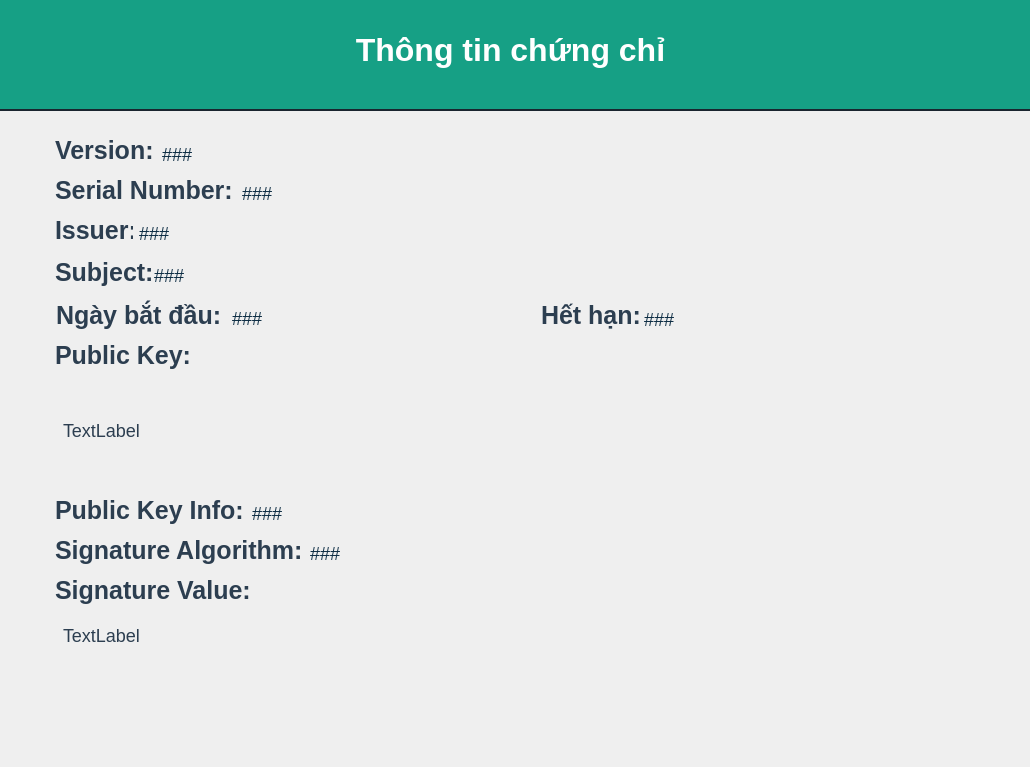
<?xml version="1.0" encoding="UTF-8"?>
<ui version="4.0">
 <class>certificate_detail_widget</class>
 <widget class="QWidget" name="certificate_detail_widget">
  <property name="geometry">
   <rect>
    <x>0</x>
    <y>0</y>
    <width>1030</width>
    <height>767</height>
   </rect>
  </property>
  <property name="windowTitle">
   <string>Form</string>
  </property>
  <widget class="QLabel" name="label_16">
   <property name="geometry">
    <rect>
     <x>40</x>
     <y>170</y>
     <width>201</width>
     <height>41</height>
    </rect>
   </property>
   <property name="font">
    <font>
     <pointsize>-1</pointsize>
     <bold>true</bold>
    </font>
   </property>
   <property name="mouseTracking">
    <bool>false</bool>
   </property>
   <property name="styleSheet">
    <string notr="true">font-weight: bold;
    color: #2C3E50;
    font-size: 25px;
    padding: 4px 8px;
</string>
   </property>
   <property name="text">
    <string>Serial Number:</string>
   </property>
  </widget>
  <widget class="QLabel" name="label_8">
   <property name="geometry">
    <rect>
     <x>-60</x>
     <y>-10</y>
     <width>1141</width>
     <height>121</height>
    </rect>
   </property>
   <property name="styleSheet">
    <string notr="true"> font-size: 32px;
    font-weight: bold;
    color: white;
background-color: #16A085;
    padding: 12px 20px;
    border-bottom: 2px solid #1A252F;
    border-top-left-radius: 8px;
    border-top-right-radius: 8px;</string>
   </property>
   <property name="text">
    <string>Thông tin chứng chỉ</string>
   </property>
   <property name="alignment">
    <set>Qt::AlignmentFlag::AlignCenter</set>
   </property>
  </widget>
  <widget class="QLabel" name="label_18">
   <property name="geometry">
    <rect>
     <x>-248</x>
     <y>108</y>
     <width>1291</width>
     <height>661</height>
    </rect>
   </property>
   <property name="text">
    <string/>
   </property>
   <property name="pixmap">
    <pixmap resource="image/resource.qrc">:/new/image/background.jpg</pixmap>
   </property>
   <property name="scaledContents">
    <bool>true</bool>
   </property>
   <property name="indent">
    <number>-1</number>
   </property>
  </widget>
  <widget class="QLabel" name="label_15">
   <property name="geometry">
    <rect>
     <x>40</x>
     <y>130</y>
     <width>121</width>
     <height>41</height>
    </rect>
   </property>
   <property name="font">
    <font>
     <pointsize>-1</pointsize>
     <bold>true</bold>
    </font>
   </property>
   <property name="mouseTracking">
    <bool>false</bool>
   </property>
   <property name="styleSheet">
    <string notr="true">font-weight: bold;
    color: #2C3E50;
    font-size: 25px;
    padding: 4px 8px;
</string>
   </property>
   <property name="text">
    <string>Version:</string>
   </property>
  </widget>
  <widget class="QLabel" name="label_17">
   <property name="geometry">
    <rect>
     <x>40</x>
     <y>210</y>
     <width>101</width>
     <height>41</height>
    </rect>
   </property>
   <property name="font">
    <font>
     <pointsize>-1</pointsize>
     <bold>true</bold>
    </font>
   </property>
   <property name="mouseTracking">
    <bool>false</bool>
   </property>
   <property name="styleSheet">
    <string notr="true">font-weight: bold;
    color: #2C3E50;
    font-size: 25px;
    padding: 4px 8px;
</string>
   </property>
   <property name="text">
    <string>Issuer:</string>
   </property>
  </widget>
  <widget class="QLabel" name="label_20">
   <property name="geometry">
    <rect>
     <x>41</x>
     <y>295</y>
     <width>191</width>
     <height>41</height>
    </rect>
   </property>
   <property name="font">
    <font>
     <pointsize>-1</pointsize>
     <bold>true</bold>
    </font>
   </property>
   <property name="mouseTracking">
    <bool>false</bool>
   </property>
   <property name="styleSheet">
    <string notr="true">font-weight: bold;
    color: #2C3E50;
    font-size: 25px;
    padding: 4px 8px;
</string>
   </property>
   <property name="text">
    <string>Ngày bắt đầu:</string>
   </property>
  </widget>
  <widget class="QLabel" name="label_23">
   <property name="geometry">
    <rect>
     <x>40</x>
     <y>490</y>
     <width>211</width>
     <height>41</height>
    </rect>
   </property>
   <property name="font">
    <font>
     <pointsize>-1</pointsize>
     <bold>true</bold>
    </font>
   </property>
   <property name="mouseTracking">
    <bool>false</bool>
   </property>
   <property name="styleSheet">
    <string notr="true">font-weight: bold;
    color: #2C3E50;
    font-size: 25px;
    padding: 4px 8px;
</string>
   </property>
   <property name="text">
    <string>Public Key Info:</string>
   </property>
  </widget>
  <widget class="QLabel" name="label_24">
   <property name="geometry">
    <rect>
     <x>40</x>
     <y>530</y>
     <width>281</width>
     <height>41</height>
    </rect>
   </property>
   <property name="font">
    <font>
     <pointsize>-1</pointsize>
     <bold>true</bold>
    </font>
   </property>
   <property name="mouseTracking">
    <bool>false</bool>
   </property>
   <property name="styleSheet">
    <string notr="true">font-weight: bold;
    color: #2C3E50;
    font-size: 25px;
    padding: 4px 8px;
</string>
   </property>
   <property name="text">
    <string>Signature Algorithm:</string>
   </property>
  </widget>
  <widget class="QLabel" name="label_25">
   <property name="geometry">
    <rect>
     <x>40</x>
     <y>570</y>
     <width>231</width>
     <height>41</height>
    </rect>
   </property>
   <property name="font">
    <font>
     <pointsize>-1</pointsize>
     <bold>true</bold>
    </font>
   </property>
   <property name="mouseTracking">
    <bool>false</bool>
   </property>
   <property name="styleSheet">
    <string notr="true">font-weight: bold;
    color: #2C3E50;
    font-size: 25px;
    padding: 4px 8px;
</string>
   </property>
   <property name="text">
    <string>Signature Value:</string>
   </property>
  </widget>
  <widget class="QLabel" name="label_28">
   <property name="geometry">
    <rect>
     <x>40</x>
     <y>335</y>
     <width>161</width>
     <height>41</height>
    </rect>
   </property>
   <property name="font">
    <font>
     <pointsize>-1</pointsize>
     <bold>true</bold>
    </font>
   </property>
   <property name="mouseTracking">
    <bool>false</bool>
   </property>
   <property name="styleSheet">
    <string notr="true">font-weight: bold;
    color: #2C3E50;
    font-size: 25px;
    padding: 4px 8px;
</string>
   </property>
   <property name="text">
    <string>Public Key:</string>
   </property>
  </widget>
  <widget class="QLabel" name="label_32">
   <property name="geometry">
    <rect>
     <x>526</x>
     <y>295</y>
     <width>131</width>
     <height>41</height>
    </rect>
   </property>
   <property name="font">
    <font>
     <pointsize>-1</pointsize>
     <bold>true</bold>
    </font>
   </property>
   <property name="mouseTracking">
    <bool>false</bool>
   </property>
   <property name="styleSheet">
    <string notr="true">font-weight: bold;
    color: #2C3E50;
    font-size: 25px;
    padding: 4px 8px;
</string>
   </property>
   <property name="text">
    <string>Hết hạn:</string>
   </property>
  </widget>
  <widget class="QLabel" name="label">
   <property name="geometry">
    <rect>
     <x>0</x>
     <y>0</y>
     <width>131</width>
     <height>111</height>
    </rect>
   </property>
   <property name="text">
    <string/>
   </property>
   <property name="pixmap">
    <pixmap resource="image/resource.qrc">:/new/image/logo.png</pixmap>
   </property>
   <property name="scaledContents">
    <bool>true</bool>
   </property>
  </widget>
  <widget class="QLabel" name="lb_version">
   <property name="geometry">
    <rect>
     <x>150</x>
     <y>134</y>
     <width>851</width>
     <height>41</height>
    </rect>
   </property>
   <property name="font">
    <font>
     <pointsize>-1</pointsize>
     <bold>false</bold>
    </font>
   </property>
   <property name="mouseTracking">
    <bool>false</bool>
   </property>
   <property name="styleSheet">
    <string notr="true">    color: #0b2b42;
    font-size: 18px;
    padding: 4px 8px;
</string>
   </property>
   <property name="text">
    <string>###</string>
   </property>
  </widget>
  <widget class="QLabel" name="lb_serial">
   <property name="geometry">
    <rect>
     <x>230</x>
     <y>173</y>
     <width>771</width>
     <height>41</height>
    </rect>
   </property>
   <property name="font">
    <font>
     <pointsize>-1</pointsize>
     <bold>false</bold>
    </font>
   </property>
   <property name="mouseTracking">
    <bool>false</bool>
   </property>
   <property name="styleSheet">
    <string notr="true">    color: #0b2b42;
    font-size: 18px;
    padding: 4px 8px;
</string>
   </property>
   <property name="text">
    <string>###</string>
   </property>
  </widget>
  <widget class="QLabel" name="lb_issuer">
   <property name="geometry">
    <rect>
     <x>127</x>
     <y>213</y>
     <width>891</width>
     <height>41</height>
    </rect>
   </property>
   <property name="font">
    <font>
     <pointsize>-1</pointsize>
     <bold>false</bold>
    </font>
   </property>
   <property name="mouseTracking">
    <bool>false</bool>
   </property>
   <property name="styleSheet">
    <string notr="true">    color: #0b2b42;
    font-size: 18px;
    padding: 4px 8px;
</string>
   </property>
   <property name="text">
    <string>###</string>
   </property>
  </widget>
  <widget class="QLabel" name="lb_endDay">
   <property name="geometry">
    <rect>
     <x>632</x>
     <y>299</y>
     <width>381</width>
     <height>41</height>
    </rect>
   </property>
   <property name="font">
    <font>
     <pointsize>-1</pointsize>
     <bold>false</bold>
    </font>
   </property>
   <property name="mouseTracking">
    <bool>false</bool>
   </property>
   <property name="styleSheet">
    <string notr="true">    color: #0b2b42;
    font-size: 18px;
    padding: 4px 8px;
</string>
   </property>
   <property name="text">
    <string>###</string>
   </property>
  </widget>
  <widget class="QLabel" name="lb_startday">
   <property name="geometry">
    <rect>
     <x>220</x>
     <y>298</y>
     <width>311</width>
     <height>41</height>
    </rect>
   </property>
   <property name="font">
    <font>
     <pointsize>-1</pointsize>
     <bold>false</bold>
    </font>
   </property>
   <property name="mouseTracking">
    <bool>false</bool>
   </property>
   <property name="styleSheet">
    <string notr="true">    color: #0b2b42;
    font-size: 18px;
    padding: 4px 8px;
</string>
   </property>
   <property name="text">
    <string>###</string>
   </property>
  </widget>
  <widget class="QLabel" name="lb_pubkeyInfo">
   <property name="geometry">
    <rect>
     <x>240</x>
     <y>493</y>
     <width>781</width>
     <height>41</height>
    </rect>
   </property>
   <property name="font">
    <font>
     <pointsize>-1</pointsize>
     <bold>false</bold>
    </font>
   </property>
   <property name="mouseTracking">
    <bool>false</bool>
   </property>
   <property name="styleSheet">
    <string notr="true">    color: #0b2b42;
    font-size: 18px;
    padding: 4px 8px;
</string>
   </property>
   <property name="text">
    <string>###</string>
   </property>
  </widget>
  <widget class="QLabel" name="lb_signatureAlgorithm">
   <property name="geometry">
    <rect>
     <x>298</x>
     <y>533</y>
     <width>701</width>
     <height>41</height>
    </rect>
   </property>
   <property name="font">
    <font>
     <pointsize>-1</pointsize>
     <bold>false</bold>
    </font>
   </property>
   <property name="mouseTracking">
    <bool>false</bool>
   </property>
   <property name="styleSheet">
    <string notr="true">    color: #0b2b42;
      font-size: 18px;
    padding: 4px 8px;
</string>
   </property>
   <property name="text">
    <string>###</string>
   </property>
  </widget>
  <widget class="QLabel" name="label_19">
   <property name="geometry">
    <rect>
     <x>40</x>
     <y>252</y>
     <width>121</width>
     <height>41</height>
    </rect>
   </property>
   <property name="font">
    <font>
     <pointsize>-1</pointsize>
     <bold>true</bold>
    </font>
   </property>
   <property name="mouseTracking">
    <bool>false</bool>
   </property>
   <property name="styleSheet">
    <string notr="true">font-weight: bold;
    color: #2C3E50;
    font-size: 25px;
    padding: 4px 8px;
</string>
   </property>
   <property name="text">
    <string>Subject:</string>
   </property>
  </widget>
  <widget class="QLabel" name="lb_subject">
   <property name="geometry">
    <rect>
     <x>142</x>
     <y>255</y>
     <width>871</width>
     <height>41</height>
    </rect>
   </property>
   <property name="font">
    <font>
     <pointsize>-1</pointsize>
     <bold>false</bold>
    </font>
   </property>
   <property name="mouseTracking">
    <bool>false</bool>
   </property>
   <property name="styleSheet">
    <string notr="true">    color: #0b2b42;
    font-size: 18px;
    padding: 4px 8px;
</string>
   </property>
   <property name="text">
    <string>###</string>
   </property>
  </widget>
  <widget class="QScrollArea" name="scrollArea">
   <property name="geometry">
    <rect>
     <x>50</x>
     <y>380</y>
     <width>971</width>
     <height>101</height>
    </rect>
   </property>
   <property name="styleSheet">
    <string notr="true">background-color: transparent;</string>
   </property>
   <property name="widgetResizable">
    <bool>true</bool>
   </property>
   <widget class="QWidget" name="scrollAreaWidgetContents_5">
    <property name="geometry">
     <rect>
      <x>0</x>
      <y>0</y>
      <width>969</width>
      <height>99</height>
     </rect>
    </property>
    <property name="styleSheet">
     <string notr="true">background-color: transparent;</string>
    </property>
    <layout class="QVBoxLayout" name="verticalLayout_3">
     <property name="leftMargin">
      <number>0</number>
     </property>
     <property name="topMargin">
      <number>0</number>
     </property>
     <property name="rightMargin">
      <number>0</number>
     </property>
     <property name="bottomMargin">
      <number>0</number>
     </property>
     <item>
      <widget class="QLabel" name="lb_pubkey">
       <property name="styleSheet">
        <string notr="true">    color: #2C3E50;
    font-size: 18px;
    padding: 4px 8px;
</string>
       </property>
       <property name="text">
        <string>TextLabel</string>
       </property>
       <property name="textInteractionFlags">
        <set>Qt::TextInteractionFlag::LinksAccessibleByMouse|Qt::TextInteractionFlag::TextSelectableByMouse</set>
       </property>
      </widget>
     </item>
    </layout>
   </widget>
  </widget>
  <widget class="QScrollArea" name="scrollArea_2">
   <property name="geometry">
    <rect>
     <x>50</x>
     <y>610</y>
     <width>971</width>
     <height>51</height>
    </rect>
   </property>
   <property name="styleSheet">
    <string notr="true">background-color: transparent;</string>
   </property>
   <property name="widgetResizable">
    <bool>true</bool>
   </property>
   <widget class="QWidget" name="scrollAreaWidgetContents_6">
    <property name="geometry">
     <rect>
      <x>0</x>
      <y>0</y>
      <width>969</width>
      <height>49</height>
     </rect>
    </property>
    <layout class="QVBoxLayout" name="verticalLayout_4">
     <property name="leftMargin">
      <number>0</number>
     </property>
     <property name="topMargin">
      <number>0</number>
     </property>
     <property name="rightMargin">
      <number>0</number>
     </property>
     <property name="bottomMargin">
      <number>0</number>
     </property>
     <item>
      <widget class="QLabel" name="lb_signatureValue">
       <property name="styleSheet">
        <string notr="true">
    color: #2C3E50;
    font-size: 18px;
    padding: 4px 8px;
</string>
       </property>
       <property name="text">
        <string>TextLabel</string>
       </property>
       <property name="textInteractionFlags">
        <set>Qt::TextInteractionFlag::LinksAccessibleByMouse|Qt::TextInteractionFlag::TextSelectableByMouse</set>
       </property>
      </widget>
     </item>
    </layout>
   </widget>
  </widget>
  <zorder>label_18</zorder>
  <zorder>label_16</zorder>
  <zorder>label_8</zorder>
  <zorder>label_15</zorder>
  <zorder>label_17</zorder>
  <zorder>label_20</zorder>
  <zorder>label_23</zorder>
  <zorder>label_24</zorder>
  <zorder>label_25</zorder>
  <zorder>label_28</zorder>
  <zorder>label_32</zorder>
  <zorder>label</zorder>
  <zorder>lb_version</zorder>
  <zorder>lb_serial</zorder>
  <zorder>lb_issuer</zorder>
  <zorder>lb_endDay</zorder>
  <zorder>lb_startday</zorder>
  <zorder>lb_pubkeyInfo</zorder>
  <zorder>lb_signatureAlgorithm</zorder>
  <zorder>label_19</zorder>
  <zorder>lb_subject</zorder>
  <zorder>scrollArea</zorder>
  <zorder>scrollArea_2</zorder>
 </widget>
 <resources>
  <include location="image/resource.qrc"/>
 </resources>
 <connections/>
</ui>
